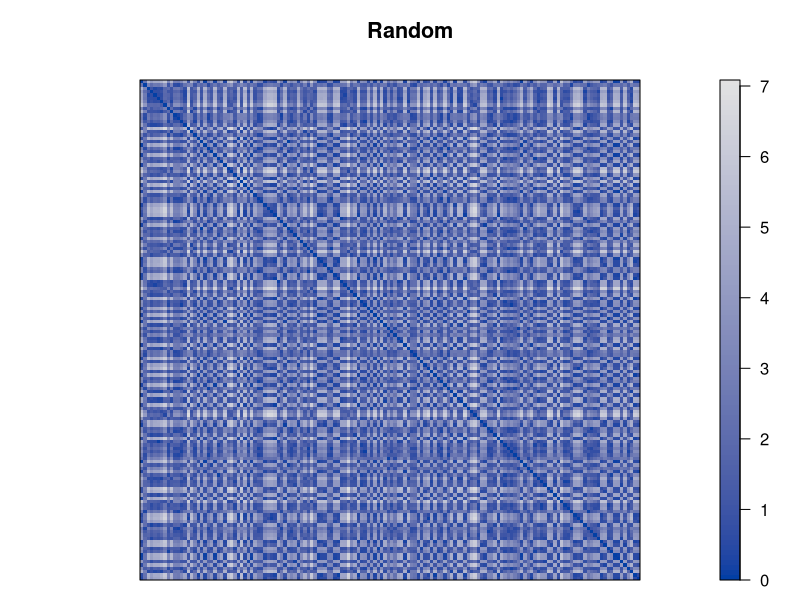
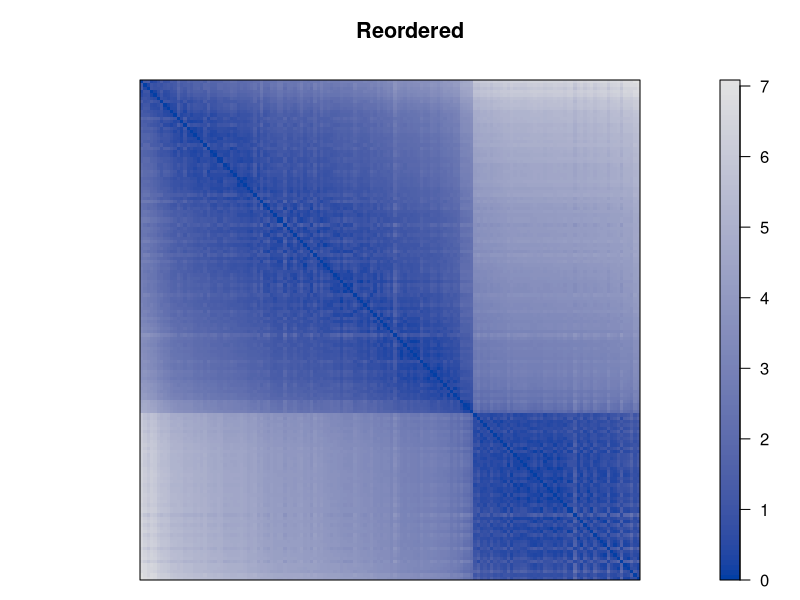
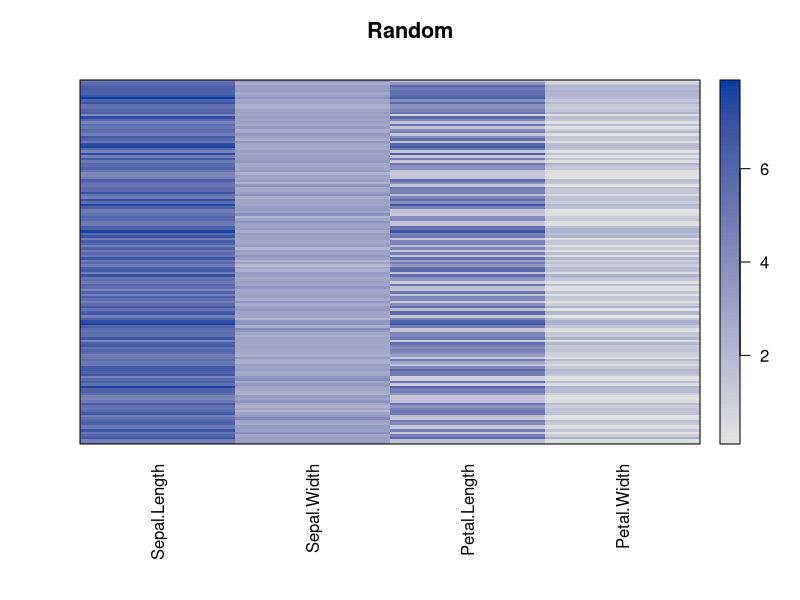
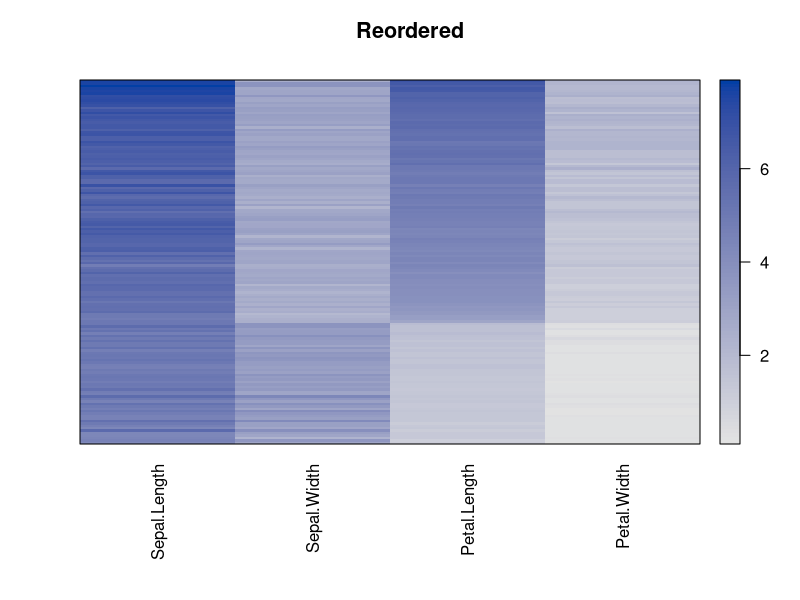

The R script that drew these images, in order: (Note: this script raises an error after producing the figures.)
### R code from vignette source 'seriation.Rnw'
### Encoding: ISO8859-1

###################################################
### code chunk number 1: seriation.Rnw:118-121
###################################################
options(scipen=3, digits=4)
### for sampling
set.seed(1234)


###################################################
### code chunk number 2: seriation.Rnw:928-934
###################################################
library("seriation")

data("iris")
x <- as.matrix(iris[-5])
x <- x[sample(seq_len(nrow(x))),]
d <- dist(x)


###################################################
### code chunk number 3: seriation.Rnw:940-942
###################################################
o <- seriate(d)
o


###################################################
### code chunk number 4: seriation.Rnw:953-954
###################################################
head(get_order(o), 15)


###################################################
### code chunk number 5: pimage1
###################################################
pimage(d, main = "Random")


###################################################
### code chunk number 6: pimage1-2
###################################################
pimage(d, o, main = "Reordered")


###################################################
### code chunk number 7: seriation.Rnw:979-980
###################################################
cbind(random = criterion(d), reordered = criterion(d, o))


###################################################
### code chunk number 8: pimage2
###################################################
pimage(x, main = "Random")


###################################################
### code chunk number 9: pimage2-2
###################################################
o_2mode <- c(o, ser_permutation(seq_len(ncol(x))))
#o_2mode
pimage(x, o_2mode, main = "Reordered")


###################################################
### code chunk number 10: seriation.Rnw:1026-1028
###################################################
methods <- c("TSP","Chen", "ARSA", "HC", "GW", "OLO")
o <- sapply(methods, FUN = function(m) seriate(d, m), simplify = FALSE)


###################################################
### code chunk number 11: seriation.Rnw:1031-1033
###################################################
timing <- sapply(methods, FUN = function(m) system.time(seriate(d, m)), 
    simplify = FALSE)


###################################################
### code chunk number 12: pimage3-pre (eval = FALSE)
###################################################
## tmp <- lapply(o, FUN = function(x) pimage(d, x, main = get_method(x[[1]])))


###################################################
### code chunk number 13: pimage3
###################################################
for(i in 1:length(o)) {
    pdf(file=paste("seriation-pimage_comp_", i , ".pdf", sep=""))
    pimage(d, o[[i]], main = get_method(o[[i]][[1]]))
    dev.off()
}



###################################################
### code chunk number 14: pimage3_dend (eval = FALSE)
###################################################
## plot(o[["HC"]][[1]], labels = FALSE, main = "Dendrogram HC")
## plot(o[["GW"]][[1]], labels = FALSE, main = "Dendrogram GW")


###################################################
### code chunk number 15: seriation.Rnw:1127-1139
###################################################
def.par <- par(no.readonly = TRUE)
pdf(file="seriation-pimage3_dendrogram.pdf", width=9, height=4) 
layout(t(1:2))
plot(o[["HC"]][[1]], labels = FALSE, main = "Dendrogram HC")
symbols(74.7,.5, rect = matrix(c(4, 3), ncol=2), add= TRUE, 
    inches = FALSE, lwd =2)

plot(o[["GW"]][[1]], labels = FALSE, main = "Dendrogram GW")
symbols(98.7,.5, rect = matrix(c(4, 3), ncol=2), add= TRUE, 
    inches = FALSE, lwd =2)
par(def.par)
tmp <- dev.off()


###################################################
### code chunk number 16: seriation.Rnw:1157-1159
###################################################
crit <- sapply(o, FUN = function(x) criterion(d, x))
t(crit)


###################################################
### code chunk number 17: crit1
###################################################
def.par <- par(no.readonly = TRUE)
m <- c("Path_length", "AR_events", "Moore_stress")
layout(matrix(seq_along(m), ncol=1))
#tmp <- apply(crit[m,], 1, dotchart, sub = m)
tmp <- lapply(m, FUN = function(i) dotchart(crit[i,], sub = i))
par(def.par)


###################################################
### code chunk number 18: seriation.Rnw:1201-1203
###################################################
show_seriation_methods("dist")
show_seriation_methods("matrix")


###################################################
### code chunk number 19: seriation.Rnw:1210-1211
###################################################
list_seriation_methods("matrix")


###################################################
### code chunk number 20: seriation.Rnw:1227-1230
###################################################
seriation_method_identity <- function(x, control) {
           lapply(dim(x), seq)
}


###################################################
### code chunk number 21: seriation.Rnw:1238-1243
###################################################
set_seriation_method("matrix", "identity", seriation_method_identity,
    "Identity order")

set_seriation_method("array", "identity", seriation_method_identity,
    "Identity order")


###################################################
### code chunk number 22: seriation.Rnw:1248-1255
###################################################
show_seriation_methods("matrix")

o <- seriate(matrix(1, ncol=3, nrow=4), "identity")
o

get_order(o, 1)
get_order(o, 2)


###################################################
### code chunk number 23: seriation.Rnw:1289-1290
###################################################
x <- scale(x, center = FALSE)


###################################################
### code chunk number 24: seriation.Rnw:1296-1297 (eval = FALSE)
###################################################
## hmap(x)


###################################################
### code chunk number 25: seriation.Rnw:1307-1308 (eval = FALSE)
###################################################
## hmap(x, hclustfun = NULL)


###################################################
### code chunk number 26: seriation.Rnw:1318-1322
###################################################
bitmap(file = "seriation-heatmap1.png", type = "pnggray", 
    height = 6, width = 6, res = 300, pointsize=14)
hmap(x, cexCol=1, labRow = "", margin =c(7,7))
tmp <- dev.off()


###################################################
### code chunk number 27: seriation.Rnw:1324-1327
###################################################
pdf(file = "seriation-heatmap2.pdf")
hmap(x, hclustfun = NULL)
tmp <- dev.off()


###################################################
### code chunk number 28: seriation.Rnw:1393-1395
###################################################
data("Irish")
orig_matrix <- apply(Irish[,-6], 2, rank)


###################################################
### code chunk number 29: seriation.Rnw:1405-1410
###################################################
o <- c(
    seriate(dist(orig_matrix, "minkowski", p = 1), method ="TSP"),
    seriate(dist(t(orig_matrix), "minkowski", p = 1), method = "TSP")
)
o


###################################################
### code chunk number 30: seriation.Rnw:1415-1417 (eval = FALSE)
###################################################
## bertinplot(orig_matrix)
## bertinplot(orig_matrix, o)


###################################################
### code chunk number 31: bertin1
###################################################
bertinplot(orig_matrix)


###################################################
### code chunk number 32: bertin2
###################################################
bertinplot(orig_matrix, o)


###################################################
### code chunk number 33: binary1
###################################################
data("Townships")

bertinplot(Townships, options = list(panel=panel.squares, spacing = 0, 
    frame = TRUE))


###################################################
### code chunk number 34: seriation.Rnw:1495-1497
###################################################
## to get consistent results
set.seed(5)


###################################################
### code chunk number 35: binary2
###################################################
o <- seriate(Townships, method = "BEA", control = list(rep = 10))
bertinplot(Townships, o, options = list(panel=panel.squares, spacing = 0,
    frame = TRUE))


###################################################
### code chunk number 36: seriation.Rnw:1537-1538
###################################################
rbind(original = criterion(Townships), reordered = criterion(Townships, o))


###################################################
### code chunk number 37: seriation.Rnw:1605-1608
###################################################
data("iris")
iris <- iris[sample(seq_len(nrow(iris))),]
d <- dist(as.matrix(iris[-5]), method = "euclidean")


###################################################
### code chunk number 38: dissplot1 (eval = FALSE)
###################################################
## ## plot original matrix
## dissplot(d, method = NA)


###################################################
### code chunk number 39: dissplot2 (eval = FALSE)
###################################################
## ## plot reordered matrix
## dissplot(d, options = list(main = "Dissimilarity plot with seriation"))


###################################################
### code chunk number 40: seriation.Rnw:1630-1636
###################################################
pdf(file = "seriation-dissplot1.png")
## plot original matrix
dissplot(d, method = NA)
tmp <- dev.off()
pdf(file = "seriation-dissplot2.png")
## plot reordered matrix
dissplot(d, options = list(main = "Dissimilarity plot with seriation"))
tmp <- dev.off()


###################################################
### code chunk number 41: seriation.Rnw:1663-1664
###################################################
set.seed(1234)


###################################################
### code chunk number 42: seriation.Rnw:1666-1668
###################################################
l <- kmeans(d, 10)$cluster
#$


###################################################
### code chunk number 43: dissplot3 (eval = FALSE)
###################################################
## res <- dissplot(d, labels = l,
##     options = list(main = "Dissimilarity plot - standard"))


###################################################
### code chunk number 44: seriation.Rnw:1681-1694
###################################################
pdf(file = "seriation-dissplot3.pdf")

## visualize the clustering
res <- dissplot(d, labels = l,
    options = list(main = "Dissimilarity plot - standard"))
tmp <- dev.off()


pdf(file = "seriation-dissplot4.png")
## threshold
plot(res, options = list(main = "Dissimilarity plot - threshold", 
    threshold = 1.5))

tmp <- dev.off()


###################################################
### code chunk number 45: seriation.Rnw:1709-1710
###################################################
res


###################################################
### code chunk number 46: seriation.Rnw:1729-1731 (eval = FALSE)
###################################################
## plot(res, options = list(main = "Seriation - threshold",
##     threshold = 1.5))


###################################################
### code chunk number 47: seriation.Rnw:1745-1748
###################################################
#names(res)
table(iris[res$order, 5], res$label)[,res$cluster_order]
#$


###################################################
### code chunk number 48: ruspini
###################################################
data("ruspini")
d <- dist(ruspini)
l <- kmeans(d, 3)$cluster
dissplot(d, labels = l)
